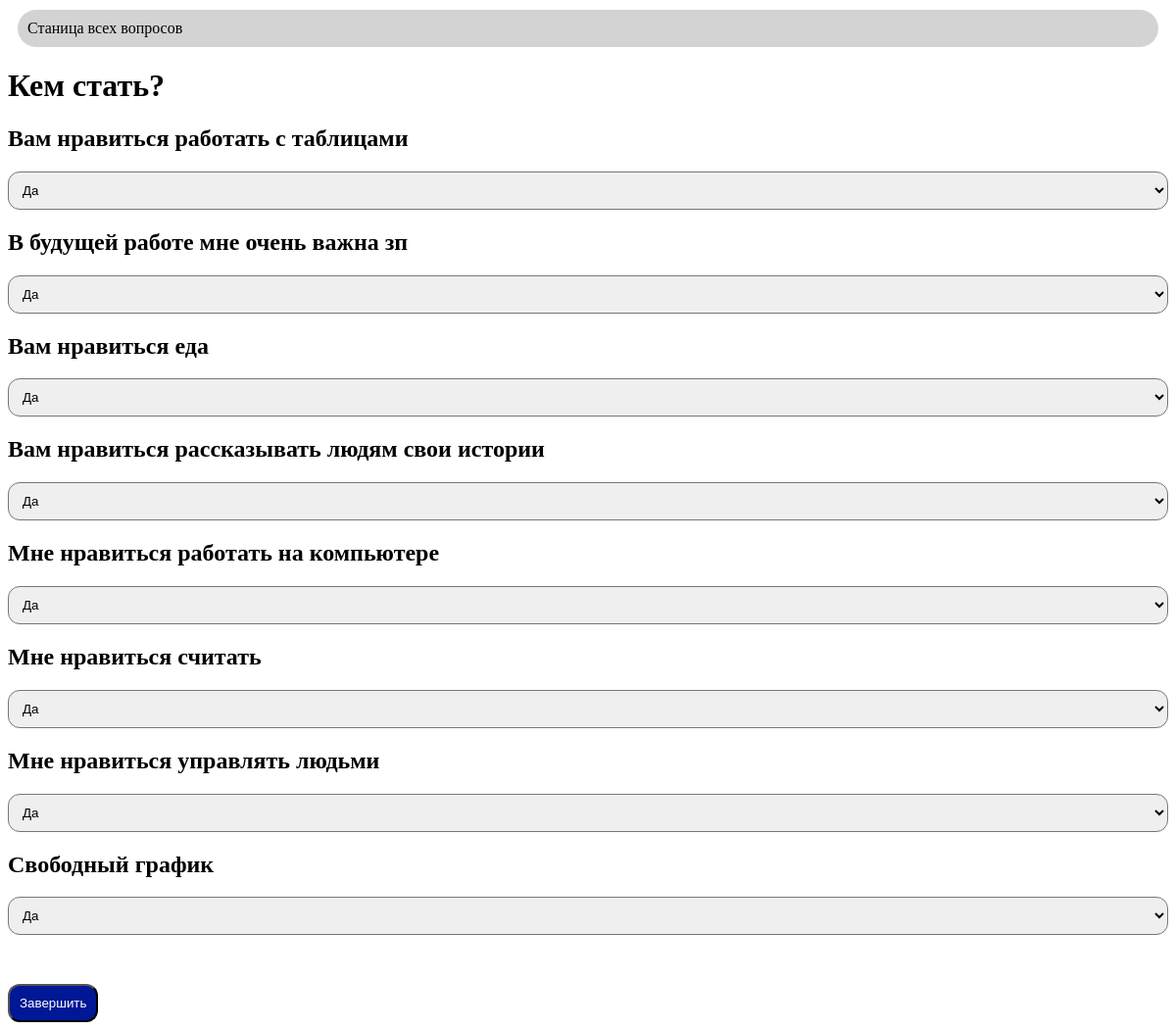
The page /quizez/1 on the database its author committed.
### quiz/models.py (models this page shows, shortened)
class Quiz(models.Model):
    name = models.CharField('Название', max_length=255)
    description = models.TextField('Описание')
    image = models.ImageField('Обложка')

class Question(models.Model):
    name = models.CharField('Вопрос', max_length=255)
    answer = models.ForeignKey(Answer, on_delete=models.CASCADE)
    points = models.PositiveIntegerField('Вес вопроса')
    quiz = models.ForeignKey(Quiz, on_delete=models.CASCADE)

### quiz/views.py (the view, shortened to what this page needs)
# urls.py: path('quizez/<int:pk>', questions)
def questions(request, pk):
    quiz = Quiz.objects.get(pk=pk)
    questions = Question.objects.filter(quiz=quiz)
    return render(request, 'questions.html', {'questions': questions, 'quiz': quiz})

### templates/questions.html (shortened to what this page needs)
<!DOCTYPE html>
{% load static %}
<html lang="en">
<head>
    <link rel="stylesheet" href="{% static 'css/styles.css' %}">
</head>
<body>
<a href="/1">Станица всех вопросов</a>
<h1>{{quiz.name}}</h1>
<form method="post">
{% for question in questions %}
<h2>{{question.name}}</h2>
<select name="{{question.id}}">
    <option value="YES">Да</option>
</select>
{% endfor %}
<button type="submit">Завершить</button>
</form>
</body>
</html>

### static/css/styles.css (style rules this page uses)
a { text-decoration: none; background: lightgray; padding: 10px; display: block; color: black; margin: 10px; border-radius: 20px; }
select { display: block; width: 100%; padding: 10px; border-radius: 12px; }
button { padding: 10px; margin-top: 50px; border-radius: 12px; background: #001895; color: white; }

### rows shown on the page
Quiz: name "Кем стать?"
Question: name "Вам нравиться работать с таблицами", id "Да"
Question: name "В будущей работе мне очень важна зп", id "Да"
Question: name "Вам нравиться еда", id "Да"
Question: name "Вам нравиться рассказывать людям свои истории", id "Да"
Question: name "Мне нравиться работать на компьютере", id "Да"
Question: name "Мне нравиться считать", id "Да"
Question: name "Мне нравиться управлять людьми", id "Да"
Question: name "Свободный график", id "Да"
